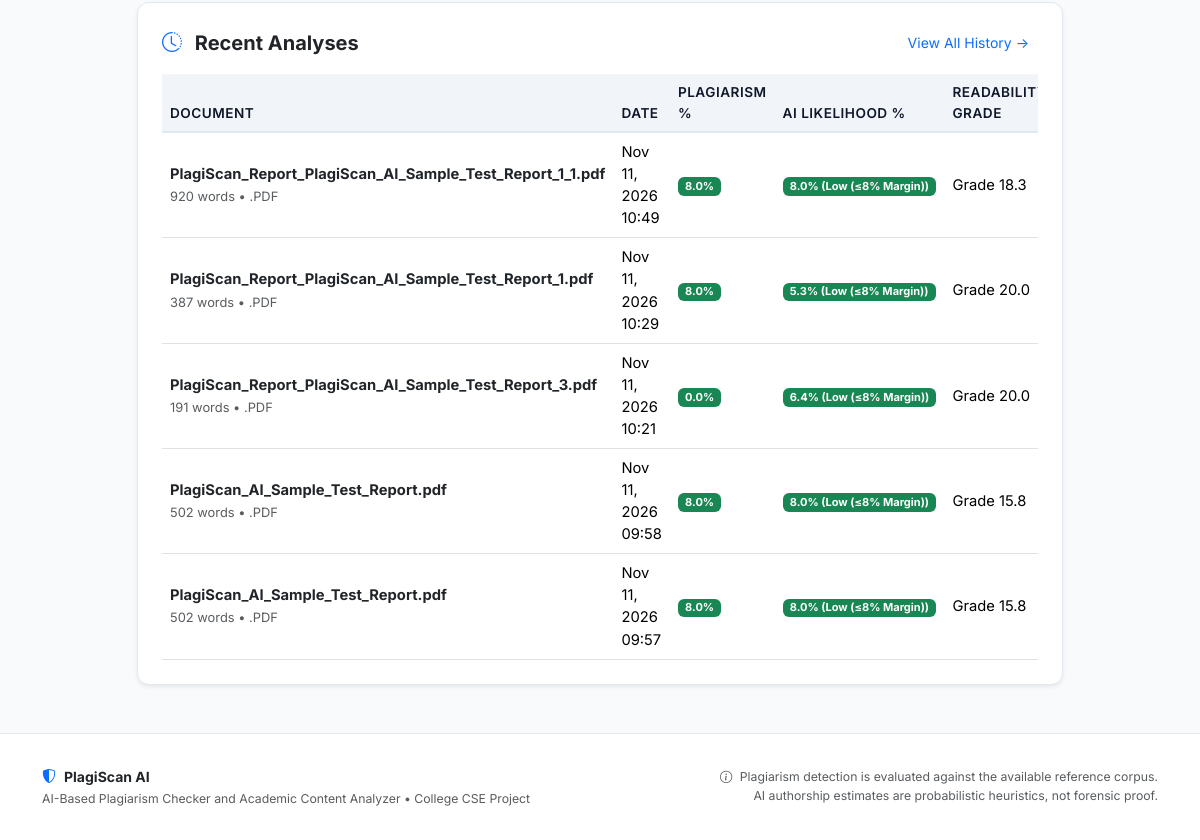
Before: / (lower part) with the older database file.
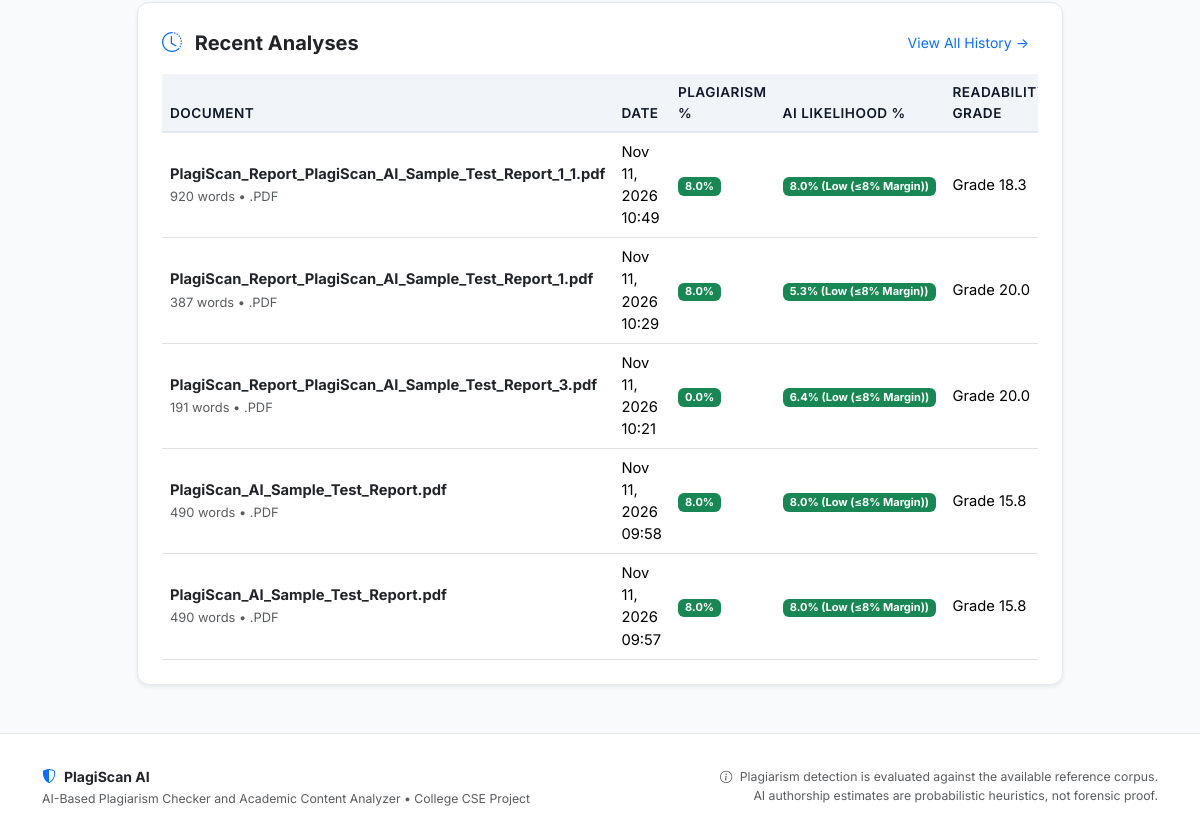
After: the same page with the newer database file.
### app/models/analysis.py (models this page shows, shortened)
class AnalysisResult(db.Model):
    __tablename__ = 'analysis_results'
    id = db.Column(db.Integer, primary_key=True)
    document_id = db.Column(db.Integer, db.ForeignKey('documents.id', ondelete='CASCADE'), nullable=False)
    plagiarism_score = db.Column(db.Float, default=0.0)      # 0 to 100%
    ai_likelihood_score = db.Column(db.Float, default=0.0)   # 0 to 100%
    ai_risk_level = db.Column(db.String(20), default='Low')  # Low, Moderate, High
    flesch_reading_ease = db.Column(db.Float, default=0.0)
    flesch_kincaid_grade = db.Column(db.Float, default=0.0)
    reading_time_minutes = db.Column(db.Float, default=0.0)
    lexical_diversity = db.Column(db.Float, default=0.0)     # Type-Token Ratio
    sentence_count = db.Column(db.Integer, default=0)
    citation_count = db.Column(db.Integer, default=0)
    uncited_sources_count = db.Column(db.Integer, default=0)
    status = db.Column(db.String(20), default='completed')   # processing, completed, failed
    created_at = db.Column(db.DateTime, default=get_utc_now)
    document = db.relationship('Document', back_populates='analyses')
    plagiarism_matches = db.relationship('PlagiarismMatch', back_populates='analysis', cascade='all, delete-orphan')
    ai_sentences = db.relationship('AISentenceScore', back_populates='analysis', cascade='all, delete-orphan')
    sections = db.relationship('SectionMetric', back_populates='analysis', cascade='all, delete-orphan')
    citations = db.relationship('CitationItem', back_populates='analysis', cascade='all, delete-orphan')
    suggestions = db.relationship('SmartSuggestion', back_populates='analysis', cascade='all, delete-orphan')

### app/models/document.py (models this page shows, shortened)
class Document(db.Model):
    __tablename__ = 'documents'
    id = db.Column(db.Integer, primary_key=True)
    filename = db.Column(db.String(255), nullable=False)
    file_type = db.Column(db.String(10), nullable=False)  # pdf, docx, txt
    file_path = db.Column(db.String(500), nullable=False)
    file_hash = db.Column(db.String(64), nullable=True)   # SHA-256
    raw_text = db.Column(db.Text, nullable=False)
    word_count = db.Column(db.Integer, default=0)
    character_count = db.Column(db.Integer, default=0)
    is_reference = db.Column(db.Boolean, default=False)   # True if belongs to reference corpus
    created_at = db.Column(db.DateTime, default=get_utc_now)
    analyses = db.relationship('AnalysisResult', back_populates='document', cascade='all, delete-orphan')

### app/routes/web.py (the view)
@web_bp.route('/')
def index():
    recent_analyses = AnalysisResult.query.order_by(AnalysisResult.created_at.desc()).limit(5).all()
    total_analyzed = AnalysisResult.query.count()
    reference_count = Document.query.filter_by(is_reference=True).count()
    return render_template(
        'index.html',
        recent_analyses=recent_analyses,
        total_analyzed=total_analyzed,
        reference_count=reference_count
    )

### app/templates/index.html (shortened to what this page needs)
{% extends 'base.html' %}
{% block content %}
<div class="row justify-content-center">
  <div class="col-lg-10">
    {% if recent_analyses %}
    <div class="card card-modern shadow-sm p-4 mb-4">
      <div class="d-flex justify-content-between align-items-center mb-3">
        <h5 class="fw-bold mb-0"><i class="bi bi-clock-history me-2 text-primary"></i> Recent Analyses</h5>
        <a href="{{ url_for('web.history_view') }}" class="btn btn-sm btn-link text-decoration-none">View All History &rarr;</a>
      </div>
      <div class="table-responsive">
        <table class="table table-hover table-modern align-middle mb-0">
          <thead>
            <tr>
              <th>Document</th>
              <th>Date</th>
              <th>Plagiarism %</th>
              <th>AI Likelihood %</th>
              <th>Readability Grade</th>
            </tr>
          </thead>
          <tbody>
            {% for a in recent_analyses %}
            <tr>
              <td>
                <div class="fw-bold text-dark">{{ a.document.filename }}</div>
                <small class="text-muted">{{ a.document.word_count }} words • .{{ a.document.file_type.upper() }}</small>
              </td>
              <td>{{ a.created_at.strftime('%b %d, %Y %H:%M') }}</td>
              <td>
                <span class="badge {% if a.plagiarism_score > 25 %}bg-danger{% elif a.plagiarism_score > 10 %}bg-warning text-dark{% else %}bg-success{% endif %}">
                  {{ a.plagiarism_score }}%
                </span>
              </td>
              <td>
                <span class="badge {% if a.ai_likelihood_score > 50 %}bg-warning text-dark{% elif a.ai_likelihood_score > 25 %}bg-info text-dark{% else %}bg-success{% endif %}">
                  {{ a.ai_likelihood_score }}% ({{ a.ai_risk_level }})
                </span>
              </td>
              <td>Grade {{ a.flesch_kincaid_grade }}</td>
            </tr>
            {% endfor %}
          </tbody>
        </table>
      </div>
    </div>
    {% endif %}
  </div>
</div>
{% endblock %}

Changed rows visible on the page:
changed through a linked row, AnalysisResult "Nov 11, 2026 09:58": document.word_count "502" → "490"
changed through a linked row, AnalysisResult "Nov 11, 2026 09:57": document.word_count "502" → "490"
